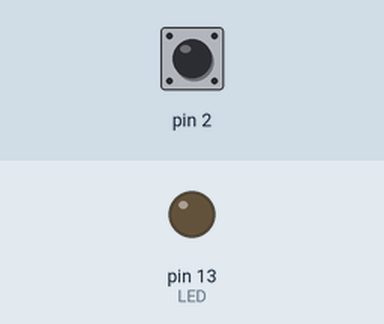
The sketch below on a simulated Arduino Uno, built with avr-gcc and run on an emulated ATmega328P. On the bench: output pins drawn as LEDs (lit = HIGH). The inputs (shaded band) are chosen by the test bench; at power-on: pin 2 HIGH.

Above: at 1.2 s.
1.3 s: pin 2 pulled LOW for 0.15 s
At 2.4 s:
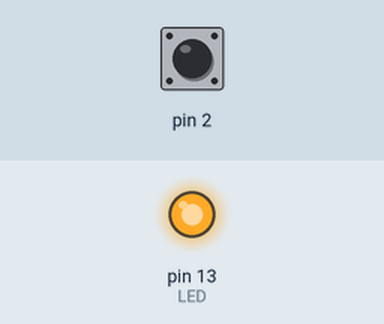
3.1 s: pin 2 pulled LOW for 1 s
At 3.8 s:
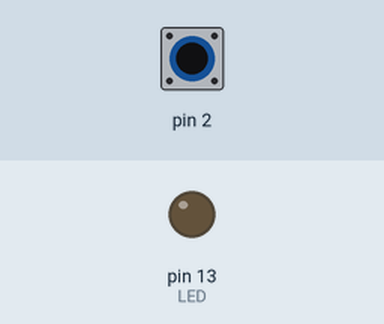
Timing chart, 0 to 6.1 s (numbered marks = the images above; inputs shaded):
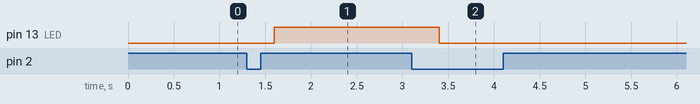

Measured:
- after the input at 1.3 s, pin 13 (LED): LOW → HIGH after 0.30 s
- after the input at 3.1 s, pin 13 (LED): HIGH → LOW after 0.30 s

The sketch:

sample4_7.ino
```cpp
void setup(){
  pinMode(2, INPUT_PULLUP);  // 택트 스위치를 D2에 연결
  pinMode(13,OUTPUT);        // 아두이노의 LED(D13) 설정
}
boolean sw=false;

void loop(){
  while( !chtsw(2) ) { // 스위치가 눌린 상태 확인
    if( sw ) digitalWrite(13,LOW);
    else digitalWrite(13,HIGH);
    sw = !sw;          // LED의 상태를 바꿈
  }
  while( chtsw(2) );  // 스위치가 떨어진 상태
}

boolean chtsw(byte dx) {  // 채터링을 고려한 택트 스위치 함수
  boolean tsw = digitalRead(dx);
  while( tsw == digitalRead(dx) ) ;
  delay(300);
  return !tsw;  // 눌린 상태는 false(LOW), 떨어진 상태는 true(HIGH)
}
```
